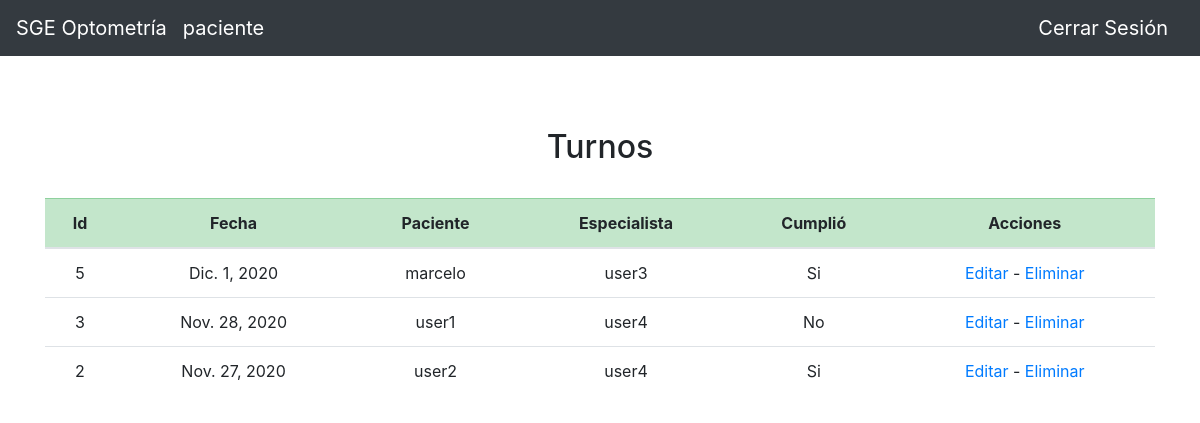
Screenshot of /optometria/turno/ (signed in) with the database file from the repository.
### user/models.py (models this page shows)
class User(AbstractUser):
    roles = [
        ('secretario','Secretario'),
        ('medicos','Medico'),
        ('venta','Ventas'),
        ('taller','Taller'),
        ('gerencia','Gerente'),
        ('paciente','Paciente')]
    rol = models.CharField(max_length=16, choices=roles, default='paciente')

### optometria/models.py (models this page shows)
class Turno(models.Model):
    fecha = models.DateField(auto_now=False, auto_now_add=False)
    paciente = models.ForeignKey(settings.AUTH_USER_MODEL, on_delete=models.CASCADE, related_name="turno_paciente")
    cumplio = models.BooleanField()
    medico = models.ForeignKey(settings.AUTH_USER_MODEL, on_delete=models.CASCADE, related_name='turno_medico')

### optometria/views.py (the view)
# urls.py: path('turno/', views.ver_turnos, name='ver_turnos'),
def ver_turnos(request):
    if len(Turno.objects.all()) > 0:
        data = Turno.objects.all().order_by('-fecha')
    else:
        data = None
    return render(request, 'optometria/ver_turno.html',{
        'grupo': request.user.rol,
        'data': data,
        })

### optometria/templates/optometria/ver_turno.html (shortened to what this page needs)
{% extends "optometria/new_layout.html" %}
{% block body %}
<br>
{% if data %}
    <h2><center>Turnos</center></h2>
    <br>
    <div class="table-responsive">
        <table class="table table-hover">
            <thead>
                <tr class="table-success">
                    <th scope="col"><center>Id</center></th>
                    <th scope="col"><center>Fecha</center></th>
                    <th scope="col"><center>Paciente</center></th>
                    <th scope="col"><center>Especialista</center></th>
                    <th scope="col"><center>Cumplió</center></th>
                    <th scope="col"><center>Acciones</center></th>
                </tr>
            </thead>
            <tbody>
            {% for turno in data %}
                <tr>
                    <td><center>{{turno.id}}</center></td>
                    <td><center>{{turno.fecha}}</center></td>
                    <td><center>{{turno.paciente}}</center></td>
                    <td><center>{{turno.medico}}</center></td>
                    {% if turno.cumplio %}
                        <td><center>Si</center></td>
                    {% else %}
                        <td><center>No</center></td>
                    {% endif %}
                    <td><center>
                    <a href="{% url 'optometria:editar_turno' turno.id%}">Editar</a>
                    <a> - </a>
                    <a href="{% url 'optometria:eliminar_turno' turno.id%}">Eliminar</a>
                    </center></td>
                    </tr>
            {% endfor %}
            </tbody>
        </table>
    </div>
{% else %}
    <h2><center>No hay Turnos</center></h2>
    <br>
{% endif %}
{% endblock %}

### optometria/templates/optometria/new_layout.html (shortened to what this page needs)
{% load static %}
<!doctype html>
<html lang="en">
  <head>
    <link rel="stylesheet" href="https://cdn.jsdelivr.net/npm/bootstrap@4.5.3/dist/css/bootstrap.min.css">
  </head>
  <body>
  <nav class="navbar navbar-expand-lg navbar-dark bg-dark">
  <a class="navbar-brand" href="{% url 'optometria:index' %}">SGE Optometría</a>
  <a class="navbar-brand">{{grupo}}</a>
  <div class="collapse navbar-collapse" id="navbarSupportedContent">
    <ul class="nav navbar-nav navbar-right">
      <li><a class="navbar-brand" href="{% url 'usuarios:logout' %}">Cerrar Sesión</a></li>
    </ul>
  </div>
</nav>
<div class='container'>
<br><br>
    {% block body %}
    {% endblock %}
</div>
  </body>
</html>

### rows the page displays
User: rol "paciente"
Turno: id "5", fecha "Dic. 1, 2020", paciente "marcelo", medico "user3", cumplio "Si"
Turno: id "3", fecha "Nov. 28, 2020", paciente "user1", medico "user4", cumplio "No"
Turno: id "2", fecha "Nov. 27, 2020", paciente "user2", medico "user4", cumplio "Si"
